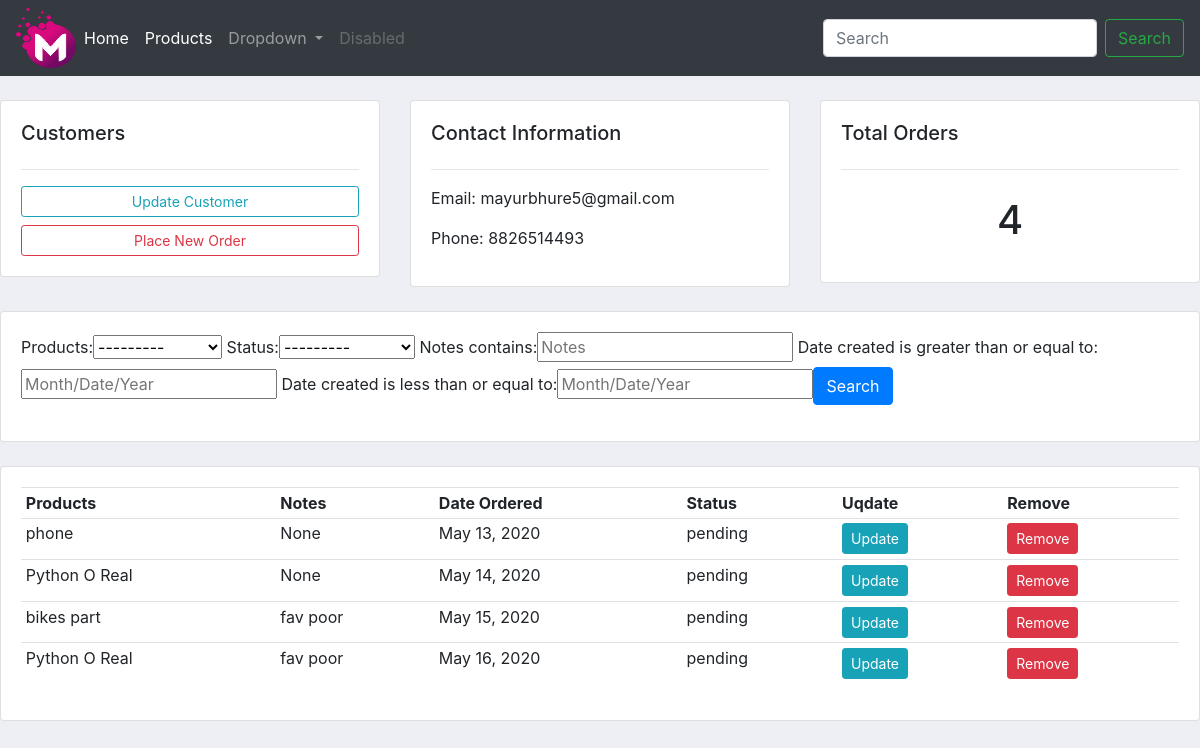
Page /customer_profile/3/ on the committed database.
### accounts/models.py (models this page shows, shortened)
class Customer(models.Model):
    name = models.CharField(max_length=200, null=True)
    phone = models.CharField(max_length=200, null=True)
    email = models.CharField(max_length=200,blank=True)
    date_created = models.DateTimeField(auto_now_add=True, null=True)

class Order(models.Model):
    STATUS = (
        ('pending','pending'),
        ('Out of Deilvery','Out of Deilvery'),
        ('Delivered','Delivered'),
    )
    customer = models.ForeignKey(Customer, null=True , on_delete=models.SET_NULL)
    products = models.ForeignKey(Product, null=True , on_delete=models.SET_NULL)
    date_created = models.DateField(auto_now_add=True, null=True)
    status = models.CharField(max_length=200,choices=STATUS)
    notes = models.CharField(max_length=1000,null=True)

class Product(models.Model):
    CATEGORY = (
        ("Indoor","Indoor"),
        ('Out Door','Out Door'),
    )
    name = models.CharField(max_length=200, null=True)
    price = models.FloatField(null=True)
    category = models.CharField(max_length=200, null=True, choices=CATEGORY)
    description = models.CharField(max_length=200, null=True, blank=True)
    date_created = models.DateTimeField(auto_now_add=True, null=True)
    tag = models.ManyToManyField(Tag)
    def __str__(self):
        return self.name

### accounts/views.py (the view)
# urls.py: path('customer_profile/<str:pk_text>/',views.customer,name='customer'),
def customer(request, pk_text):
    customer = Customer.objects.get(id=pk_text)
    orders = customer.order_set.all()
    total_orders = orders.count()
    myfilter = OrderFilter(request.GET, queryset=orders)
    orders = myfilter.qs
    context = {'customer':customer,'orders':orders,'order_counts':total_orders,'myfilter':myfilter}
    return render(request, 'customers.html',context)

### accounts/templates/customers.html
{% extends 'navbar.html' %}
{% block content %}
<br>
<div class="row">
    <div class="col-md">
        <div class="card card-body" >
            <h5> Customers </h5>
            <hr>
            <a class="btn btn-outline-info btn-sm btn-block" href="">Update Customer</a>
            <a class="btn btn-outline-danger btn-sm btn-block" href="{% url 'create_order' customer.id %}">Place New Order</a>
        </div>
    </div>
    <div class="col-md">
        <div class="card card-body" >
            <h5> Contact Information </h5>
            <hr>
            <p> Email: {{ customer.email }}</p>
            <p> Phone: {{ customer.phone }}</p>
        </div>
    </div>
    <div class="col-md">
        <div class="card card-body" >
            <h5> Total Orders </h5>
            <hr>
            <h1 style="text-align: center;padding: 10px ">{{ order_counts }}</h1>
        </div>
    </div>
</div>
<br>
<div class="row">
    <div class="col-md">
        <div class="card card-body" >
            <form method="get">
                {{ myfilter.form }}<button class="btn btn-primary" type="submit"> Search </button>
            </form>
        </div>
    </div>
</div>
<br>
<div class="row">
    <div class="col-md">
        <div class="card card-body" >
            <table class="table table-sm">
                <tr>
                    <th> Products </th>
                    <th> Notes </th>
                    <th> Date Ordered </th>
                    <th> Status </th>
                    <th> Uqdate </th>
                    <th> Remove </th>
                </tr>
                {% for orders_show in orders %}
                <tr>
                    <td> {{ orders_show.products }} </td>
                    <td> {{ orders_show.notes }} </td>
                    <td> {{ orders_show.date_created }} </td>
                    <td> {{ orders_show.status }} </td>
                    <td><a class='btn btn-sm btn-info' href="{% url 'update' orders_show.id %}">Update</a></td>
                    <td><a class='btn btn-sm btn-danger' href="{% url 'delete' orders_show.id %}">Remove</a></td>
                </tr>
                {% endfor %}
            </table>
        </div>
    </div>
</div>
{% endblock %}

### accounts/static/css/main.css (style rules this page uses)
body { background-color: #edeff5; }

### rows in the picture
Customer: email "mayurbhure5@gmail.com", phone "8826514493"
Order: products "phone", notes "None", date_created "May 13, 2020", status "pending"
Order: products "Python O Real", notes "None", date_created "May 14, 2020", status "pending"
Order: products "bikes part", notes "fav poor", date_created "May 15, 2020", status "pending"
Order: products "Python O Real", notes "fav poor", date_created "May 16, 2020", status "pending"

### other values in the picture
{{ order_counts }} "4"
